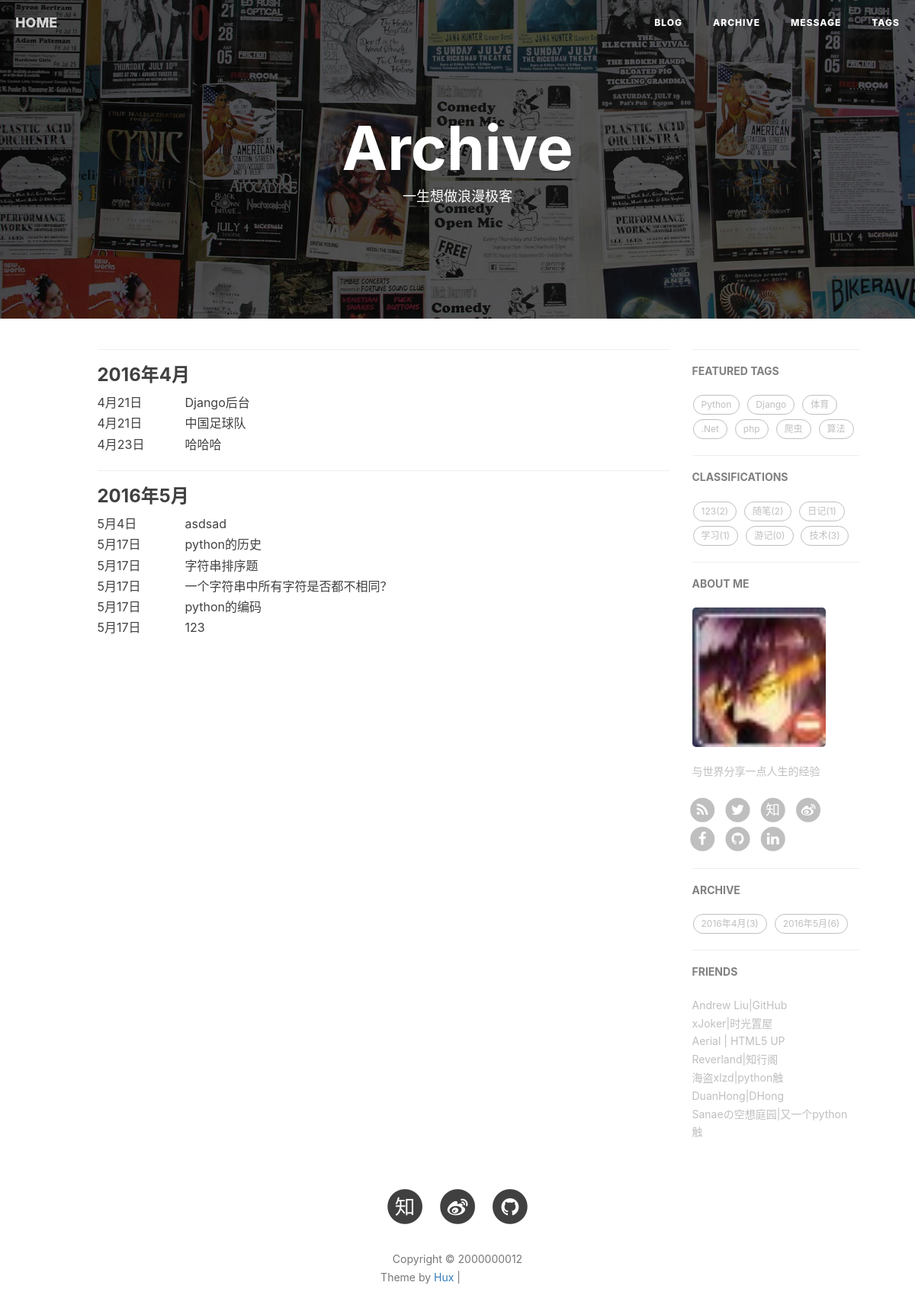
Page /archive/ on the committed database.
### article/models.py (models this page shows, shortened)
class Article(models.Model):#文章
      title = models.CharField(max_length = 100)
      subtitle=models.CharField(max_length=100,blank=True)
      tags = models.ManyToManyField(Tag,blank=True) #标签
      classification = models.ForeignKey(Classification) #分类
      content = models.TextField(blank=True, null = True)
      publish_time = models.DateTimeField(auto_now_add=True)
      count = models.IntegerField(default = 0)#文章点击数,但未实现统计文章点击数的功能
      objects = models.Manager()#默认的管理器
      date_list = ArticleManager()#自定义的管理器
      @models.permalink
      def get_absolute_url(self):
          return ('detail', (), {
           'year': self.publish_time.year,
           'month': self.publish_time.strftime('%m'),
           'day': self.publish_time.strftime('%d'),
           'id': self.id})
      def __unicode__(self):
           return self.title
      class Meta: #按时间下降排序
           ordering = ['-publish_time']

class Tag(models.Model):
      name = models.CharField(max_length=20,blank=True)
      objects = models.Manager()#默认的管理器
      tag_list = TagManager()#自定义的管理器
      def __unicode__(self):
          return self.name

class Classification(models.Model):
      name = models.CharField(max_length=25)
      objects = models.Manager()#默认的管理器
      class_list = ClassManager()#自定义的管理器
      def __unicode__(self):
          return self.name

### article/views.py (the view)
# urls.py: url(r'^archive/$','article.views.archive',name="archive"),#归档
def archive(request):
    archive = Article.date_list.get_Article_OnArchive()
    ar_newpost = Article.objects.order_by('-publish_time')[:10]
    classification = Classification.class_list.get_Class_list()
    tagCloud = json.dumps(Tag.tag_list.get_Tag_list(),ensure_ascii=False)#标签,以及对应的文章数目
    date_list = Article.date_list.get_Article_onDate()
    taglist=Tag.tag_list.get_Tag_list()
    return render_to_response('note/archive_new.html',
            locals(),
            context_instance=RequestContext(request))

### article/models.py (called while the page is built)
      def get_Tag_list(self): #返回文章标签列表, 每个标签以及对应的文章数目
       	  tags = Tag.objects.all()#所有标签
          tag_list = []
          for i  in range(len(tags)):
              tag_list.append([])
          for i  in range(len(tags)):
              temp = Tag.objects.get(name = tags[i]) #当前标签
              posts = temp.article_set.all() #当前标签下的文章
              tag_list[i].append(tags[i].name)#如果这里加了.name.encode，错误信息会不同哟
              tag_list[i].append(len(posts))
          return tag_list

      def get_Class_list(self):#返回文章分类列表, 每个分类以及对应的文章数目
          classf = Classification.objects.all() #获取所有的分类
          class_list = []
          for i  in range(len(classf)):
              class_list.append([])
          for i  in range(len(classf)):
              temp = Classification.objects.get(name = classf[i]) #获取当前分类
              posts = temp.article_set.all() #获取当前分类下的所有文章
              class_list[i].append(classf[i])
              class_list[i].append(len(posts))
          return class_list

      def get_Article_onDate(self):  #实现文章的按月归档, 返回 月份以及对应的文章数  如: [[2015.5,5],[2015.4,5]] ,
          post_date = Article.objects.dates('publish_time','month')
          date_list=[]
          for i in range(len(post_date)):
              date_list.append([])
          for i in range(len(post_date)):
              curyear = post_date[i].year
              curmonth = post_date[i].month
              tempArticle = Article.objects.filter(publish_time__year=curyear).filter(publish_time__month=curmonth)
              tempNum = len(tempArticle)
              date_list[i].append(post_date[i])
              date_list[i].append(tempNum)
          return date_list

      def get_Article_OnArchive(self): #返回一个字典,一个时间点,对应一个文章列表
          post_date = Article.objects.dates('publish_time','month')
          post_date_article=[]
          for i in range(len(post_date)):
              post_date_article.append([])
          for i in range(len(post_date)):
              curyear = post_date[i].year
              curmonth = post_date[i].month
              tempArticle = Article.objects.filter(publish_time__year=curyear).filter(publish_time__month=curmonth)
              post_date_article[i] = tempArticle
          dicts=OrderedDict()
          for i in range(len(post_date)):
              dicts.setdefault(post_date[i],post_date_article[i])
          return dicts

### article/templates/note/archive_new.html (shortened to what this page needs)
{% extends "base_new.html" %}
{% block content %}
<header class="intro-header" style="background-image: url('/static/img/home-bg.jpg')">
    <div class="container">
        <div class="row">
            <div class="col-lg-8 col-lg-offset-2 col-md-10 col-md-offset-1 ">
                <div class="site-heading">
                    <h1>Archive</h1>
                    <span class="subheading">一生想做浪漫极客</span>
                </div>
            </div>
        </div>
    </div>
</header>
<div class="container">
  <div class="row">
        <div class="
                col-lg-8 col-lg-offset-1
                col-md-8 col-md-offset-1
                col-sm-12
                col-xs-12
                postlist-container
            ">
            <section>
            {% if archive %}
            {% for key,value in archive.items %}
             <hr class="hidden-sm hidden-xs">
                      <h3>{{key.year}}年{{key.month}}月 </h3>
                      <div class="subheading">
                    {% for i in value reversed %}
                         <a href="{{i.get_absolute_url}}"> <span style="position:absolute;">{{i.publish_time.month}}月{{i.publish_time.day}}日&nbsp; &nbsp;</span>  <span class="liaspan" style="position:absolute; left:130px;">{{i}}</span> </a><br>
                    {% endfor %}
                     </div>
            {% endfor %}
            {% endif %}
            </section>
        </div>
        {% block side %}
         {% include "note/_sidebar_new.html" %}
        {% endblock %}
    </div>
    </div>
    {% endblock %}

### article/templates/base_new.html (shortened to what this page needs)
<!DOCTYPE html>
<html>
<head>
    <link rel="stylesheet" href="/static/css/bootstrap.min.css">
    <link rel="stylesheet" href="/static/css/hux-blog.min.css">
    <link rel="stylesheet" href="/static/css/syntax.css">
    <link href="http://cdn.staticfile.org/font-awesome/4.2.0/css/font-awesome.min.css" rel="stylesheet" type="text/css">
</head>
<body ontouchstart="">
<nav class="navbar navbar-default navbar-custom navbar-fixed-top">
    <div class="container-fluid">
        <div class="navbar-header page-scroll">
            <a class="navbar-brand" href="/">HOME</a>
        </div>
        <div id="huxblog_navbar">
            <div class="navbar-collapse">
                <ul class="nav navbar-nav navbar-right">
                    <li>
                        <a href="/note/">Blog</a>
                    </li>
                    <li>
                        <a href="/archive/">Archive</a>
                    </li>
                    <li>
                        <a href="/message/">Message</a>
                    </li>
                    <li>
                        <a href="/tags/">Tags</a>
                    </li>
                </ul>
            </div>
        </div>
    </div>
</nav>
{% block content %}{% endblock %}
<footer>
    <div class="container">
        <div class="row">
            <div class="col-lg-8 col-lg-offset-2 col-md-10 col-md-offset-1">
                <ul class="list-inline text-center">
                    <li>
                        <a target="_blank" href="https://www.zhihu.com/people/shi-te-ji-de-tou-fa">
                            <span class="fa-stack fa-lg">
                                <i class="fa fa-circle fa-stack-2x"></i>
                                <i class="fa  fa-stack-1x fa-inverse">知</i>
                            </span>
                        </a>
                    </li>
                    <li>
                        <a target="_blank" href="http://weibo.com/u/3150017537">
                            <span class="fa-stack fa-lg">
                                <i class="fa fa-circle fa-stack-2x"></i>
                                <i class="fa fa-weibo fa-stack-1x fa-inverse"></i>
                            </span>
                        </a>
                    </li>
                    <li>
                        <a target="_blank" href="https://github.com/jiafa00000">
                            <span class="fa-stack fa-lg">
                                <i class="fa fa-circle fa-stack-2x"></i>
                                <i class="fa fa-github fa-stack-1x fa-inverse"></i>
                            </span>
                        </a>
                    </li>
                </ul>
                <p class="copyright text-muted">
                    Copyright &copy; 2000000012
                    <br>
                    Theme by <a href="http://huangxuan.me">Hux</a> |
                    <iframe
                        style="margin-left: 2px; margin-bottom:-5px;"
                        frameborder="0" scrolling="0" width="91px" height="20px"
                        src="https://ghbtns.com/github-btn.html?user=huxpro&repo=huxpro.github.io&type=star&count=true" >
                    </iframe>
                </p>
            </div>
        </div>
    </div>
</footer>
</body>
</html>

### article/templates/note/_sidebar_new.html
            <div class="
                col-lg-3 col-lg-offset-0
                col-md-3 col-md-offset-0
                col-sm-12
                col-xs-12
                sidebar-container
            ">
                <section>
                    <hr class="hidden-sm hidden-xs">
                    <h5><a href="#">FEATURED TAGS</a></h5>
                    <div class="tags">
                      {% if taglist %}
                      {% for x,y in taglist %}
                      <a href="/articleTag/{{x}}/">{{x}}</a>
                       {% endfor %}
                     {% endif %}
                    </div>
                </section>
                <section>
                    <hr class="hidden-sm hidden-xs">
                    <h5><a href="#">CLASSIFICATIONS</a></h5>
                    <div class="tags">
                     {% if classification %}
                      {% for x,y in classification %}
                     <a href="{% url 'classfiDetail' classfi=x %}">{{x}}({{y}})</a>
                       {% endfor %}
                     {% endif %}
                    </div>
                </section>
                <section class="visible-md visible-lg">
                    <hr><h5><a href="/about/">ABOUT ME</a></h5>
                    <div class="short-about">
                            <img src="/static/img/lumingfei.jpg" />
                            <p>与世界分享一点人生的经验</p>
                        <ul class="list-inline">
                            <li>
                                <a href="feed.xml">
                                    <span class="fa-stack fa-lg">
                                        <i class="fa fa-circle fa-stack-2x"></i>
                                        <i class="fa fa-rss fa-stack-1x fa-inverse"></i>
                                    </span>
                                </a>
                            </li>
                            <li>
                                <a href="https://twitter.com/{{ site.twitter_username }}">
                                    <span class="fa-stack fa-lg">
                                        <i class="fa fa-circle fa-stack-2x"></i>
                                        <i class="fa fa-twitter fa-stack-1x fa-inverse"></i>
                                    </span>
                                </a>
                            </li>
                            <li>
                                <a target="_blank" href="https://www.zhihu.com/people/{{ site.zhihu_username }}">
                                    <span class="fa-stack fa-lg">
                                        <i class="fa fa-circle fa-stack-2x"></i>
                                        <i class="fa  fa-stack-1x fa-inverse">知</i>
                                    </span>
                                </a>
                            </li>
                            <li>
                                <a target="_blank" href="http://weibo.com/{{ site.weibo_username }}">
                                    <span class="fa-stack fa-lg">
                                        <i class="fa fa-circle fa-stack-2x"></i>
                                        <i class="fa fa-weibo fa-stack-1x fa-inverse"></i>
                                    </span>
                                </a>
                            </li>
                            <li>
                                <a target="_blank" href="https://www.facebook.com/{{ site.facebook_username }}">
                                    <span class="fa-stack fa-lg">
                                        <i class="fa fa-circle fa-stack-2x"></i>
                                        <i class="fa fa-facebook fa-stack-1x fa-inverse"></i>
                                    </span>
                                </a>
                            </li>
                            <li>
                                <a target="_blank" href="https://github.com/{{ site.github_username }}">
                                    <span class="fa-stack fa-lg">
                                        <i class="fa fa-circle fa-stack-2x"></i>
                                        <i class="fa fa-github fa-stack-1x fa-inverse"></i>
                                    </span>
                                </a>
                            </li>
                            <li>
                                <a target="_blank" href="https://www.linkedin.com/in/{{ site.linkedin_username }}">
                                    <span class="fa-stack fa-lg">
                                        <i class="fa fa-circle fa-stack-2x"></i>
                                        <i class="fa fa-linkedin fa-stack-1x fa-inverse"></i>
                                    </span>
                                </a>
                            </li>
                        </ul>
                    </div>
                </section>
                 <section>
                    <hr class="hidden-sm hidden-xs">
                    <h5><a href="#">ARCHIVE</a></h5>
                    <div class="tags">
                    {% if date_list %}
                    {% for x,y in date_list %}
                    <a href="{% url 'archive_month' year=x.year month=x.month %}">{{x.year}}年{{x.month}}月({{y}})</a>
                    {% endfor %}
                    {% endif %}
                    </div>
                </section>
                <hr>
                <h5>FRIENDS</h5>
                <ul class="list-inline">
                    <li><a target="_blank" href="https://github.com/Andrew-liu">Andrew Liu|GitHub</a></li>
                    <li><a target="_blank" href="https://xjoker.us/">xJoker|时光置屋</a></li>
                    <li><a target="_blank" href="http://html5up.net/aerial">Aerial | HTML5 UP</a></li>
                    <li><a target="_blank" href="http://reverland.org/">Reverland|知行阁</a></li>
                    <li><a target="_blank" href="http://xlzd.me/">海盗xlzd|python触</a></li>
                    <li><a target="_blank" href="http://dhong.co/">DuanHong|DHong</a></li>
                    <li><a target="_blank" href="http://blog.kochiya.me/">Sanaeの空想庭园|又一个python触</a></li>
                </ul>
    		</div>

### article/templates/base_new.html (style rules this page uses)
body { background:#FFF }

### rows in the picture
Article: publish_time.month "4", publish_time.day "21", title "Django后台"
Article: publish_time.month "4", publish_time.day "21", title "中国足球队"
Article: publish_time.month "4", publish_time.day "23", title "哈哈哈"
Article: publish_time.month "5", publish_time.day "4", title "asdsad"
Article: publish_time.month "5", publish_time.day "17", title "python的历史"
Article: publish_time.month "5", publish_time.day "17", title "字符串排序题"
Article: publish_time.month "5", publish_time.day "17", title "一个字符串中所有字符是否都不相同？"
Article: publish_time.month "5", publish_time.day "17", title "python的编码"
Article: publish_time.month "5", publish_time.day "17", title "123"
Tag: taglist "Python"
Tag: taglist "Django"
Tag: taglist "体育"
Tag: taglist ".Net"
Tag: taglist "php"
Tag: taglist "爬虫"
Tag: taglist "算法"
Classification: name "123", y "2"
Classification: name "随笔", y "2"
Classification: name "日记", y "1"
Classification: name "学习", y "1"
Classification: name "游记", y "0"
Classification: name "技术", y "3"

### other values in the picture
{{ key.year }} "2016" "2016"
{{ key.month }} "4" "5"
{{ x.year }} "2016" "2016"
{{ x.month }} "4" "5"
{{ y }} "3" "6"
